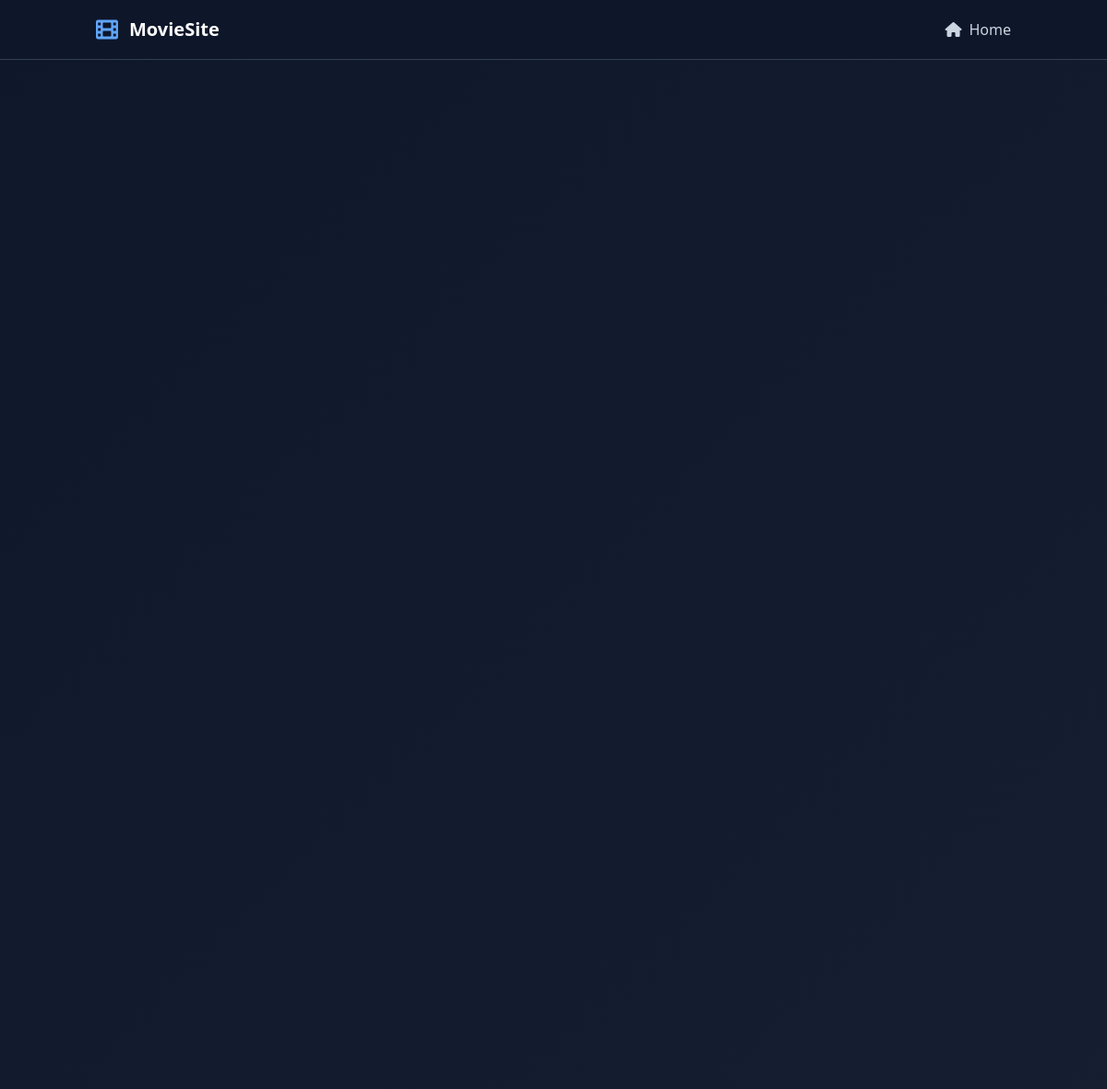
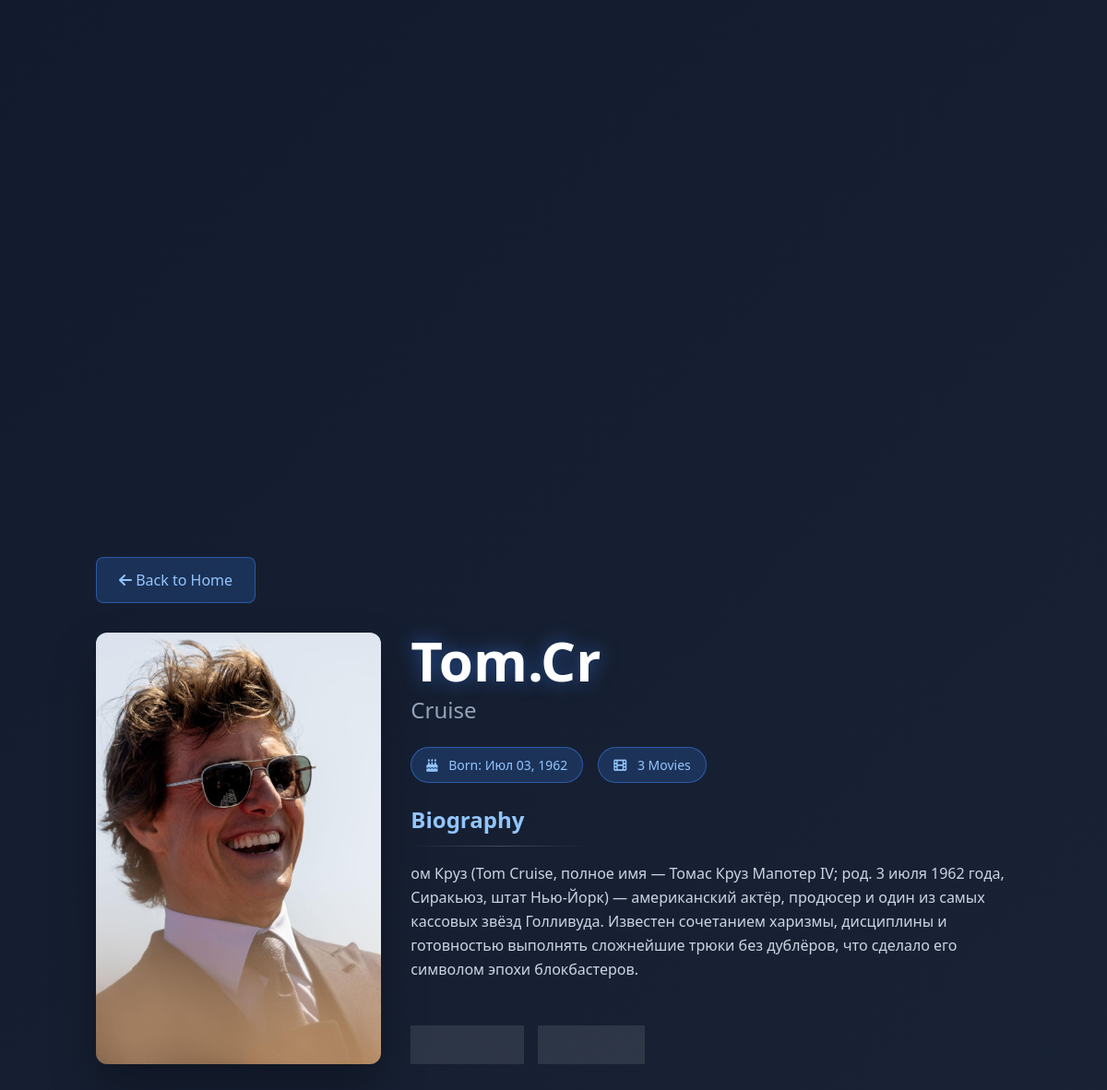
The app's page /actor/tomcr-cruise/ with its own data (2 pictures, top to bottom).
### movie_app/models.py (models this page shows, shortened)
class Actors(models.Model):
    name=models.CharField(max_length=50)
    surname=models.CharField(max_length=50)
    bio=models.TextField()
    birth_date=models.DateField()
    image=models.ImageField(upload_to='actors/',blank=True,null=True)
    slug=models.SlugField(unique=True, blank=True, null=True)

### movie_app/views.py (the view)
# urls.py: path('actor/<slug:slug>/', actor_detail, name='actor_detail'),
def actor_detail(request, slug):
    actor = get_object_or_404(Actors, slug=slug)
    movies = actor.movie_set.all()
    return render(request, 'actor_detail.html', {
        'actor': actor,
        'movies': movies
    })

### templates/actor_detail.html (shortened to what this page needs)
<!DOCTYPE html>
<html lang="en">
<head>
    <script src="https://cdn.tailwindcss.com"></script>
    <link href="https://cdnjs.cloudflare.com/ajax/libs/font-awesome/6.0.0/css/all.min.css" rel="stylesheet">
</head>
<body class="bg-slate-900 text-white overflow-x-hidden">
    <nav class="fixed top-0 w-full z-50 bg-slate-900/90 backdrop-blur-md border-b border-slate-700">
        <div class="container mx-auto px-4 py-4">
            <div class="flex items-center justify-between">
                <a href="{% url 'home' %}" class="flex items-center space-x-3 hover:opacity-80 transition-opacity">
                    <i class="fas fa-film text-2xl text-blue-400"></i>
                    <span class="text-xl font-bold">MovieSite</span>
                </a>
                <div class="flex items-center space-x-4">
                    <a href="{% url 'home' %}" class="text-slate-300 hover:text-white transition-colors">
                        <i class="fas fa-home mr-2"></i>Home
                    </a>
                </div>
            </div>
        </div>
    </nav>
    <section class="hero-background min-h-screen flex items-center pt-20 pb-16">
        <div class="container mx-auto px-4">
            <a href="{% url 'home' %}" class="back-button mb-8 block w-fit">
                <i class="fas fa-arrow-left"></i>
                <span>Back to Home</span>
            </a>
            <div class="grid lg:grid-cols-3 gap-8">
                <div class="lg:col-span-1 flex justify-center lg:justify-start">
                    <div class="actor-image-container max-w-xs w-full">
                        {% if actor.image %}
                            <img src="{{ actor.image.url }}"
                                 alt="{{ actor.name }} {{ actor.surname }}"
                                 class="actor-image">
                        {% endif %}
                    </div>
                </div>
                <div class="lg:col-span-2">
                    <div class="space-y-6">
                        <div>
                            <h1 class="text-5xl lg:text-6xl font-bold text-glow mb-2">
                                {{ actor.name }}
                            </h1>
                            <p class="text-2xl text-slate-400">
                                {{ actor.surname }}
                            </p>
                        </div>
                        <div class="flex flex-wrap items-center gap-4">
                            {% if actor.birth_date %}
                                <div class="badge">
                                    <i class="fas fa-birthday-cake mr-2"></i>
                                    Born: {{ actor.birth_date|date:"M d, Y" }}
                                </div>
                            {% endif %}
                            {% if movies %}
                                <div class="badge">
                                    <i class="fas fa-film mr-2"></i>
                                    {{ movies.count }} Movie{{ movies.count|pluralize }}
                                </div>
                            {% endif %}
                        </div>
                        <div class="space-y-4">
                            <div>
                                <h2 class="text-2xl font-bold mb-3 text-blue-300">Biography</h2>
                                <div class="section-divider max-w-48 mb-4"></div>
                                <p class="bio-text leading-relaxed">
                                    {{ actor.bio }}
                                </p>
                            </div>
                        </div>
                        <div class="flex gap-4 pt-6">
                            <button class="glass-effect px-6 py-2 rounded-lg flex items-center gap-2 hover:bg-white/20 transition-all">
                                <i class="fab fa-twitter"></i>
                                <span>Follow</span>
                            </button>
                            <button class="glass-effect px-6 py-2 rounded-lg flex items-center gap-2 hover:bg-white/20 transition-all">
                                <i class="fas fa-share-alt"></i>
                                <span>Share</span>
                            </button>
                        </div>
                    </div>
                </div>
            </div>
        </div>
    </section>
</body>
</html>

### templates/actor_detail.html (style rules this page uses)
.hero-background { background: linear-gradient(135deg, rgba(15, 23, 42, 0.95) 0%, rgba(30, 41, 59, 0.95) 100%); }
.glass-effect { backdrop-filter: blur(20px); background: rgba(255, 255, 255, 0.1); border: 1px solid rgba(255, 255, 255, 0.2); }
.actor-image-container { aspect-ratio: 3/4; overflow: hidden; border-radius: 12px; box-shadow: 0 25px 50px rgba(0, 0, 0, 0.3); }
.actor-image { width: 100%; height: 100%; object-fit: cover; object-position: center; }
.text-glow { text-shadow: 0 0 20px rgba(59, 130, 246, 0.5); }
.section-divider { height: 1px; background: linear-gradient(90deg, transparent 0%, rgba(255, 255, 255, 0.2) 50%, transparent 100%); }
.back-button { display: inline-flex; align-items: center; gap: 0.5rem; padding: 0.75rem 1.5rem; background: rgba(59, 130, 246, 0.2); border: 1px solid rgba(59, 130, 246, 0.5); border-radius: 8px; color: #93c5fd; transition: all 0.3s ease; }
.badge { display: inline-block; background: rgba(59, 130, 246, 0.2); border: 1px solid rgba(59, 130, 246, 0.5); padding: 0.5rem 1rem; border-radius: 20px; font-size: 0.875rem; color: #93c5fd; }
.bio-text { line-height: 1.8; color: #cbd5e1; }

### records on screen
Actors: image (picture), name "Tom.Cr", surname "Cruise", birth_date "Июл 03, 1962", bio "ом Круз (Tom Cruise, полное имя — Томас Круз Мапотер IV; род. 3 июля 1962 года, Сиракьюз, штат Нью-Йорк) — американский актёр, продюсер и один из самых кассовых звёзд Голливуда. Известен сочетанием харизмы, дисциплины и готовностью выполнять сложнейшие трюки без дублёров, что сделало его символом эпохи блокбастеров."

### other values on screen
{{ movies.count }} "3"
